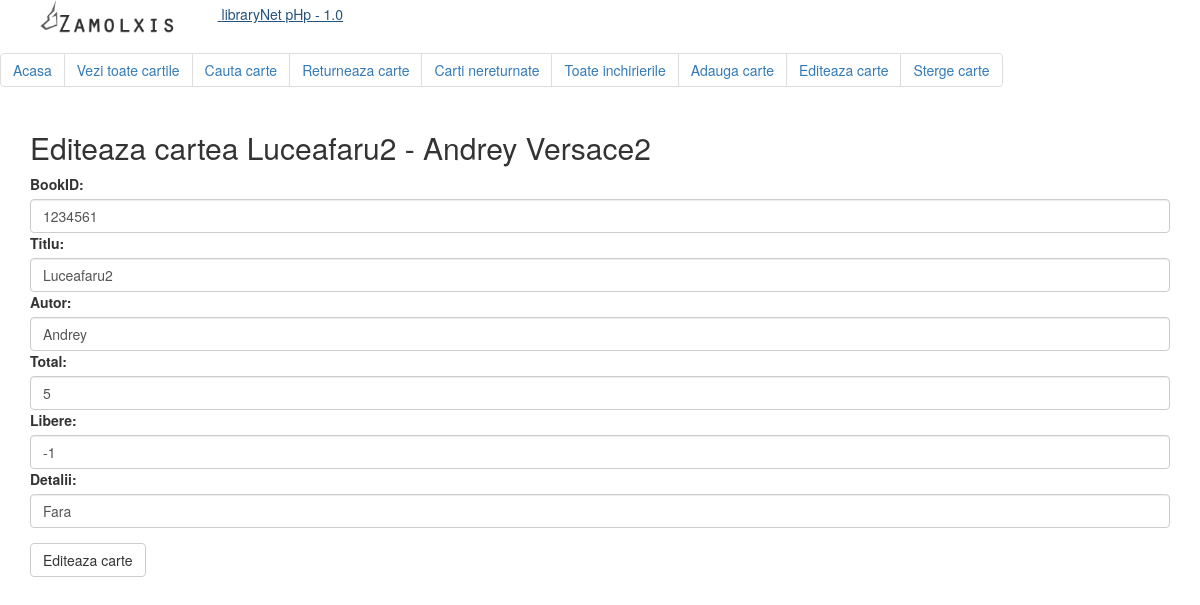
The app's page /editeaza.php?bookid=1234561 with its own data.
### tables this page shows
CREATE TABLE `books` (
  `entryID` int(11) NOT NULL,
  `bookID` int(8) NOT NULL,
  `title` varchar(52) NOT NULL,
  `author` varchar(42) NOT NULL,
  `total` int(100) NOT NULL,
  `free` int(100) NOT NULL,
  `details` varchar(190) DEFAULT 'Fara detalii'
);

### editeaza.php (the view, shortened to what this page needs)
<?php include 'header.php';  ?>
<?php
$bookID = $_GET['bookid'];
$title = "";
$author = "";
$total = "";
$free = "";
$details = "";
$sql = "SELECT * FROM books WHERE bookID = '".$bookID."'";
				$result = $conn->query($sql);
					while($row = $result->fetch_assoc())
						{
						$title = $row["title"];
						$author = $row["author"];
						$total = $row["total"];
						$free = $row["free"];
						$details = $row["details"];
						}
if(!empty($bookID))
{
	echo '
<div class="container">
  <h2>Editeaza cartea '.$title.' - '.$author.'</h2>
  <form role="form" action="/api/editbook.php" method="post">
    <div class="form-group">
      <label for="text">BookID:</label>
      <input type="text" class="form-control" id="bookid" value='.$bookID.' name="bookid">
	  <label for="text">Titlu:</label>
      <input type="text" class="form-control" id="title" value='.$title.' name="title">
	  <label for="text">Autor:</label>
      <input type="text" class="form-control" id="author" value='.$author.' name="author">
	  <label for="text">Total:</label>
      <input type="text" class="form-control" id="total" value='.$total.' name="total">
	  <label for="text">Libere:</label>
      <input type="text" class="form-control" id="free" value='.$free.' name="free">
	  <label for="text">Detalii:</label>
      <input type="text" class="form-control" id="detalii" value='.$details.' name="detalii">
    </div>
    <button type="submit" class="btn btn-default">Editeaza carte</button>
  </form>
</div>';
	}
?>

### records on screen
books: title "Luceafaru2", author "Andrey Versace2", total "5", free "-1"
